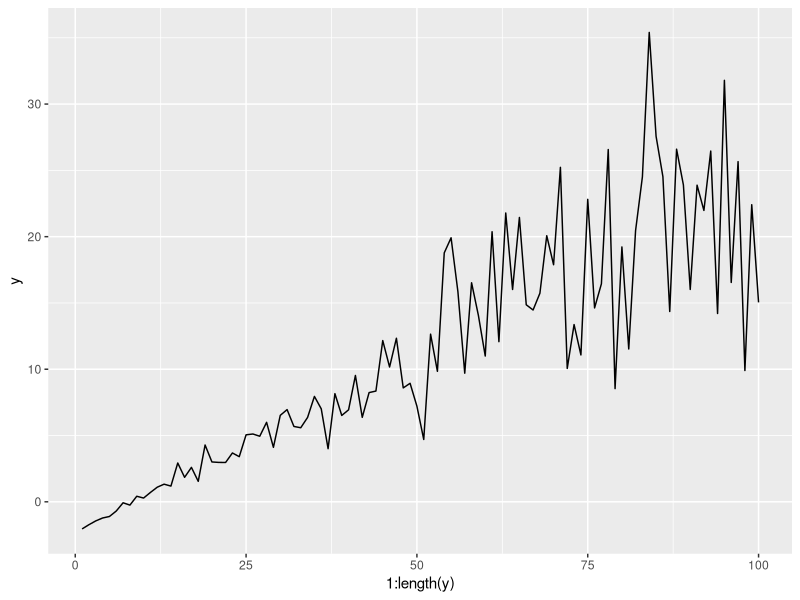

The R script that drew this image:
library(ggplot2)
library(MASS)

setwd("~/git/tyche/arch")

rm(list = ls())


##############################
# N = 100
# sd = 5
# 
# y = 0
# for (i in 2:N){
#   y[i] = y[i - 1] + rnorm(1, sd = sd)
# }
# t = 1:N
# 
# qplot(1:N, y, geom = "line")
# 
# write.csv(cbind(y, t), "data.csv", row.names = FALSE)
# save(y, t, file = "data.RData")

##############################
# N = 100
# sd = 0.25
# 
# t.range = c(-50, 50)
# 
# f = function(t){
#   return(sin(t / 10))
# }
# 
# # t = sort(runif(N, t.range[1], t.range[2]))
# t = seq(t.range[1], t.range[2], length.out = N)
# y = sapply(t, f) + rnorm(N, sd = sd)
# 
# qplot(t, y, geom = "line")
# 
# write.csv(cbind(y, t), "data.csv", row.names = FALSE)
# save(y, t, file = "data.RData")

##############################
N = 100
t.range = c(1, 10)
sd.mult = 0.1

# t = sort(runif(N, t.range[1], t.range[2]))
t = seq(t.range[1], t.range[2], length.out = N)
y = 3 * t - 5 + rnorm(N, sd = t^2 * sd.mult)
t = 1:N

qplot(1:length(y), y, geom = "line")

write.csv(cbind(y, t), "data.csv", row.names = FALSE)
save(y, t, file = "data.RData")
